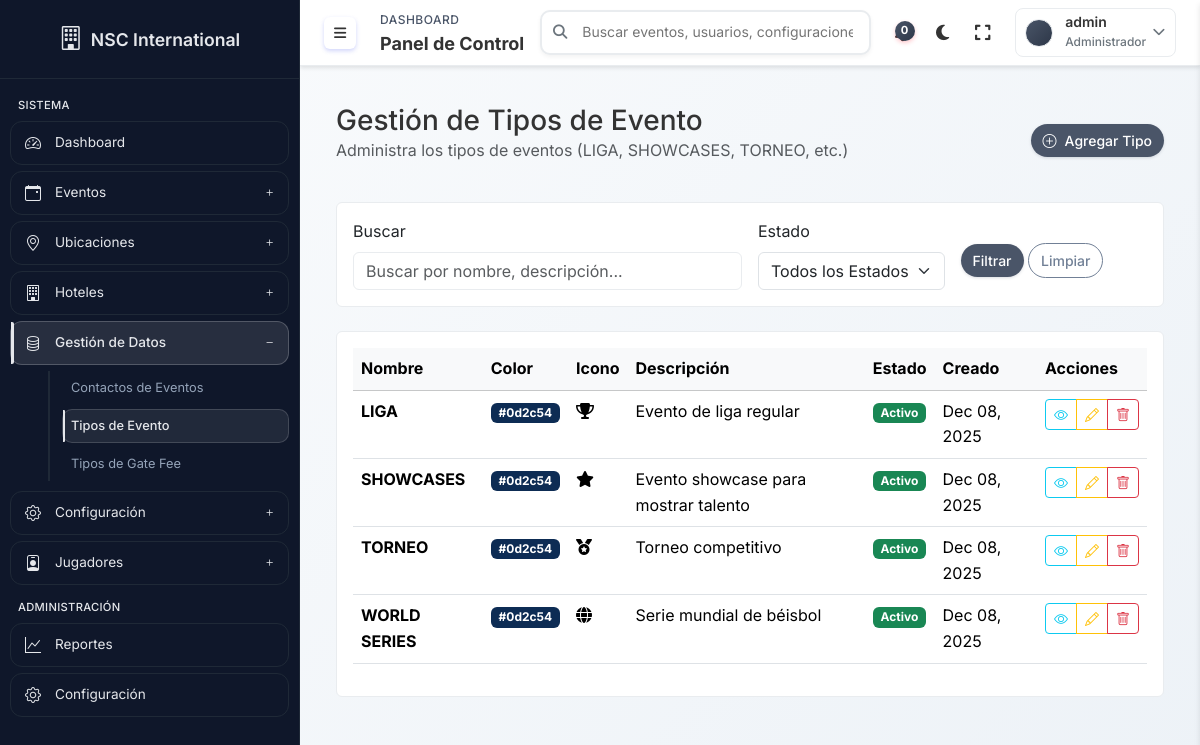
Page /events/event-types/ (signed in) on the committed database.
### apps/events/models.py (models this page shows, shortened)
class EventType(models.Model):
    name = models.CharField(max_length=100, unique=True, verbose_name="Nombre del Tipo")
    description = models.TextField(blank=True, verbose_name="Descripción")
    color = models.CharField(
        max_length=7, default="#0d2c54", help_text="Color en formato hexadecimal"
    )
    icon = models.CharField(
        max_length=50,
        default="fas fa-calendar",
        help_text="Clase de icono Font Awesome",
    )
    is_active = models.BooleanField(default=True, verbose_name="Activo")
    created_at = models.DateTimeField(auto_now_add=True)
    updated_at = models.DateTimeField(auto_now=True)
    class Meta:
        verbose_name = "Tipo de Evento"
        verbose_name_plural = "Tipos de Eventos"
        ordering = ["name"]

### apps/events/views_data_management.py (the view)
class EventTypeListView(LoginRequiredMixin, ListView):
    model = EventType
    template_name = "events/eventtype_list.html"
    context_object_name = "event_types"
    paginate_by = 20
    def get_queryset(self):
        queryset = EventType.objects.all()
        search = self.request.GET.get("search")
        status = self.request.GET.get("status")
        if search:
            queryset = queryset.filter(
                Q(name__icontains=search) | Q(description__icontains=search)
            )
        if status == "active":
            queryset = queryset.filter(is_active=True)
        elif status == "inactive":
            queryset = queryset.filter(is_active=False)
        return queryset.order_by("name")
    def get_context_data(self, **kwargs):
        context = super().get_context_data(**kwargs)
        context["search"] = self.request.GET.get("search", "")
        context["status_filter"] = self.request.GET.get("status", "")
        context["active_section"] = "data_management"
        context["active_subsection"] = "event_types"
        return context

### templates/events/eventtype_list.html (shortened to what this page needs)
{% extends 'base.html' %}
{% load static %}
{% block content %}
<div class="container-fluid">
    <div class="row mb-4">
        <div class="col-12">
            <div class="d-flex justify-content-between align-items-center">
                <div>
                    <h1 class="h3 mb-0 text-gray-800">Gestión de Tipos de Evento</h1>
                    <p class="text-muted">Administra los tipos de eventos (LIGA, SHOWCASES, TORNEO, etc.)</p>
                </div>
                <a href="{% url 'events:eventtype_create' %}" class="btn btn-primary">
                    <i class="bi bi-plus-circle me-2"></i>Agregar Tipo
                </a>
            </div>
        </div>
    </div>
    <div class="row mb-4">
        <div class="col-12">
            <div class="card">
                <div class="card-body">
                    <form method="get" class="row g-3">
                        <div class="col-md-6">
                            <label for="search" class="form-label">Buscar</label>
                            <input type="text" class="form-control" id="search" name="search"
                                   value="{{ request.GET.search }}" placeholder="Buscar por nombre, descripción...">
                        </div>
                        <div class="col-md-3">
                            <label for="status" class="form-label">Estado</label>
                            <select class="form-select" id="status" name="status">
                                <option value="">Todos los Estados</option>
                            </select>
                        </div>
                        <div class="col-md-3">
                            <button type="submit" class="btn btn-primary mt-4">Filtrar</button>
                            <a href="{% url 'events:eventtype_list' %}" class="btn btn-outline-secondary mt-4">Limpiar</a>
                        </div>
                    </form>
                </div>
            </div>
        </div>
    </div>
    <div class="row">
        <div class="col-12">
            <div class="card">
                <div class="card-body">
                    {% if event_types %}
                        <div class="table-responsive">
                            <table class="table table-hover">
                                <thead class="table-light">
                                    <tr>
                                        <th>Nombre</th>
                                        <th>Color</th>
                                        <th>Icono</th>
                                        <th>Descripción</th>
                                        <th>Estado</th>
                                        <th>Creado</th>
                                        <th>Acciones</th>
                                    </tr>
                                </thead>
                                <tbody>
                                    {% for event_type in event_types %}
                                        <tr>
                                            <td><strong>{{ event_type.name }}</strong></td>
                                            <td>
                                                <span class="badge" style="background-color: {{ event_type.color }}; color: white;">
                                                    {{ event_type.color }}
                                                </span>
                                            </td>
                                            <td>
                                                <i class="{{ event_type.icon }}"></i>
                                            </td>
                                            <td>
                                                {% if event_type.description %}
                                                    {{ event_type.description|truncatechars:50 }}
                                                {% else %}
                                                    <span class="text-muted">-</span>
                                                {% endif %}
                                            </td>
                                            <td>
                                                {% if event_type.is_active %}
                                                    <span class="badge bg-success">Activo</span>
                                                {% else %}
                                                    <span class="badge bg-secondary">Inactivo</span>
                                                {% endif %}
                                            </td>
                                            <td>{{ event_type.created_at|date:"M d, Y" }}</td>
                                            <td>
                                                <div class="btn-group" role="group">
                                                    <a href="{% url 'events:eventtype_detail' event_type.pk %}"
                                                       class="btn btn-sm btn-outline-info" title="Ver">
                                                        <i class="bi bi-eye"></i>
                                                    </a>
                                                    <a href="{% url 'events:eventtype_update' event_type.pk %}"
                                                       class="btn btn-sm btn-outline-warning" title="Editar">
                                                        <i class="bi bi-pencil"></i>
                                                    </a>
                                                    <a href="{% url 'events:eventtype_delete' event_type.pk %}"
                                                       class="btn btn-sm btn-outline-danger" title="Eliminar">
                                                        <i class="bi bi-trash"></i>
                                                    </a>
                                                </div>
                                            </td>
                                        </tr>
                                    {% endfor %}
                                </tbody>
                            </table>
                        </div>
                    {% endif %}
                </div>
            </div>
        </div>
    </div>
</div>
{% endblock %}

### templates/base.html (shortened to what this page needs)
{% load static %}
<!DOCTYPE html>
<html lang="es">
<head>
    <link href="https://cdn.jsdelivr.net/npm/bootstrap@5.3.2/dist/css/bootstrap.min.css" rel="stylesheet">
    <link href="https://cdn.jsdelivr.net/npm/bootstrap-icons@1.11.3/font/bootstrap-icons.css" rel="stylesheet">
    <link href="{% static 'css/fontawesome.min.css' %}" rel="stylesheet">
    <link href="{% static 'css/admin.css' %}" rel="stylesheet">
</head>
<body data-theme="light">
    <header class="topbar">
        <div class="topbar-container">
            <div class="topbar-left">
                <button class="sidebar-toggle" id="sidebarToggle" aria-label="Alternar sidebar" title="Alternar sidebar">
                    <i class="fas fa-bars"></i>
                </button>
                <div class="page-info">
                    <div class="breadcrumb-nav">
                        {% block breadcrumb %}
                            <span class="breadcrumb-item">Dashboard</span>
                        {% endblock %}
                    </div>
                    <div class="page-title">
                        {% block page_title %}<h1>Panel de Control</h1>{% endblock %}
                    </div>
                </div>
            </div>
            <div class="topbar-center">
                <div class="search-container">
                    <div class="search-input-wrapper">
                        <i class="fas fa-search search-icon"></i>
                        <input type="text" placeholder="Buscar eventos, usuarios, configuraciones..." id="searchInput" autocomplete="off">
                    </div>
                </div>
            </div>
            <div class="topbar-right">
                <div class="quick-actions">
                    <button class="action-btn" id="notificationsBtn" title="Notificaciones">
                        <i class="fas fa-bell"></i>
                        <span class="badge" id="notificationBadge">0</span>
                    </button>
                    <button class="action-btn" id="themeToggle" title="Cambiar tema">
                        <i class="fas fa-moon"></i>
                    </button>
                    <button class="action-btn" id="fullscreenToggle" title="Pantalla completa">
                        <i class="fas fa-expand"></i>
                    </button>
                </div>
                <div class="user-menu">
                    <button class="user-btn" id="userMenuBtn">
                        <div class="user-info">
                            {% if user.profile.avatar %}
                                <img src="{{ user.profile.avatar.url }}" alt="{{ user.get_full_name }}" class="user-avatar">
                            {% else %}
                                <div class="user-avatar-placeholder">{{ user.profile.initials }}</div>
                            {% endif %}
                            <div class="user-details">
                                <span class="user-name">{{ user.get_full_name|default:user.username }}</span>
                                <span class="user-role">Administrador</span>
                            </div>
                        </div>
                        <i class="fas fa-chevron-down user-arrow"></i>
                    </button>
                </div>
            </div>
        </div>
    </header>
    <aside id="sidebar" class="sidebar">
        <div class="sb-header d-flex align-items-center justify-content-center">
            <div class="hide-mini">
                <div class="app-brand d-flex align-items-center gap-2">
                    <i class="bi bi-building app-icon"></i>
                    <div class="app-name">NSC International</div>
                </div>
            </div>
        </div>
        <nav class="sb-nav">
            <div class="sb-label hide-mini">Sistema</div>
            <a href="{% url 'dashboard' %}" class="sb-item{% if active_section == 'dashboard' %} active{% endif %}" data-bs-title="Dashboard">
                <i class="sb-ico bi bi-speedometer2"></i>
                <span class="hide-mini">Dashboard</span>
            </a>
            <button class="sb-item w-100{% if active_section == 'events' %} active{% endif %}" data-bs-toggle="collapse" data-bs-target="#sbEvents" aria-expanded="{% if active_section == 'events' %}true{% else %}false{% endif %}" data-bs-title="Eventos">
                <i class="sb-ico bi bi-calendar-event"></i>
                <span class="hide-mini">Eventos</span>
                <i class="sb-right bi {% if active_section == 'events' %}bi-dash{% else %}bi-plus{% endif %} hide-mini"></i>
            </button>
        <button class="sb-item w-100{% if active_section == 'locations' %} active{% endif %}" data-bs-toggle="collapse" data-bs-target="#sbLocations" aria-expanded="{% if active_section == 'locations' %}true{% else %}false{% endif %}" data-bs-title="Ubicaciones">
            <i class="sb-ico bi bi-geo-alt"></i>
            <span class="hide-mini">Ubicaciones</span>
            <i class="sb-right bi {% if active_section == 'locations' %}bi-dash{% else %}bi-plus{% endif %} hide-mini"></i>
        </button>
        <button class="sb-item w-100{% if active_section == 'hotels' %} active{% endif %}" data-bs-toggle="collapse" data-bs-target="#sbHotels" aria-expanded="{% if active_section == 'hotels' %}true{% else %}false{% endif %}" data-bs-title="Hoteles">
            <i class="sb-ico bi bi-building"></i>
            <span class="hide-mini">Hoteles</span>
            <i class="sb-right bi {% if active_section == 'hotels' %}bi-dash{% else %}bi-plus{% endif %} hide-mini"></i>
        </button>
        <button class="sb-item w-100{% if active_section == 'data_management' %} active{% endif %}" data-bs-toggle="collapse" data-bs-target="#sbDataManagement" aria-expanded="{% if active_section == 'data_management' %}true{% else %}false{% endif %}" data-bs-title="Gestión de Datos">
            <i class="sb-ico bi bi-database"></i>
            <span class="hide-mini">Gestión de Datos</span>
            <i class="sb-right bi {% if active_section == 'data_management' %}bi-dash{% else %}bi-plus{% endif %} hide-mini"></i>
        </button>
        <div id="sbDataManagement" class="collapse sb-sub{% if active_section == 'data_management' %} show{% endif %}">
            <a class="link{% if active_subsection == 'event_contacts' %} active{% endif %}" href="{% url 'events:eventcontact_list' %}">Contactos de Eventos</a>
            <a class="link{% if active_subsection == 'event_types' %} active{% endif %}" href="{% url 'events:eventtype_list' %}">Tipos de Evento</a>
            <a class="link{% if active_subsection == 'gate_fee_types' %} active{% endif %}" href="{% url 'events:gatefeetype_list' %}">Tipos de Gate Fee</a>
        </div>
        <button class="sb-item w-100{% if active_section == 'configuration' %} active{% endif %}" data-bs-toggle="collapse" data-bs-target="#sbConfiguration" aria-expanded="{% if active_section == 'configuration' %}true{% else %}false{% endif %}" data-bs-title="Configuración">
            <i class="sb-ico bi bi-gear"></i>
            <span class="hide-mini">Configuración</span>
            <i class="sb-right bi {% if active_section == 'configuration' %}bi-dash{% else %}bi-plus{% endif %} hide-mini"></i>
        </button>
        <button class="sb-item w-100{% if active_section == 'players' %} active{% endif %}" data-bs-toggle="collapse" data-bs-target="#sbPlayers" aria-expanded="{% if active_section == 'players' %}true{% else %}false{% endif %}" data-bs-title="Jugadores">
            <i class="sb-ico bi bi-person-badge"></i>
            <span class="hide-mini">Jugadores</span>
            <i class="sb-right bi {% if active_section == 'players' %}bi-dash{% else %}bi-plus{% endif %} hide-mini"></i>
        </button>
            <div class="sb-label hide-mini">Administración</div>
            <a href="#" class="sb-item" data-bs-title="Reportes">
                <i class="sb-ico bi bi-graph-up"></i>
                <span class="hide-mini">Reportes</span>
            </a>
            <a href="#" class="sb-item" data-bs-title="Configuración">
                <i class="sb-ico bi bi-gear"></i>
                <span class="hide-mini">Configuración</span>
            </a>
        </nav>
    </aside>
    <div class="main-content" id="mainContent">
        <main class="page-content">
            {% block content %}{% endblock %}
        </main>
    </div>
</body>
</html>

### rows in the picture
EventType: name "LIGA", color "#0d2c54", description "Evento de liga regular", is_active "Activo", created_at "Dec 08, 2025"
EventType: name "SHOWCASES", color "#0d2c54", description "Evento showcase para mostrar talento", is_active "Activo", created_at "Dec 08, 2025"
EventType: name "TORNEO", color "#0d2c54", description "Torneo competitivo", is_active "Activo", created_at "Dec 08, 2025"
EventType: name "WORLD SERIES", color "#0d2c54", description "Serie mundial de béisbol", is_active "Activo", created_at "Dec 08, 2025"

### other values in the picture
{{ user.get_full_name|default:user.username }} "admin"
